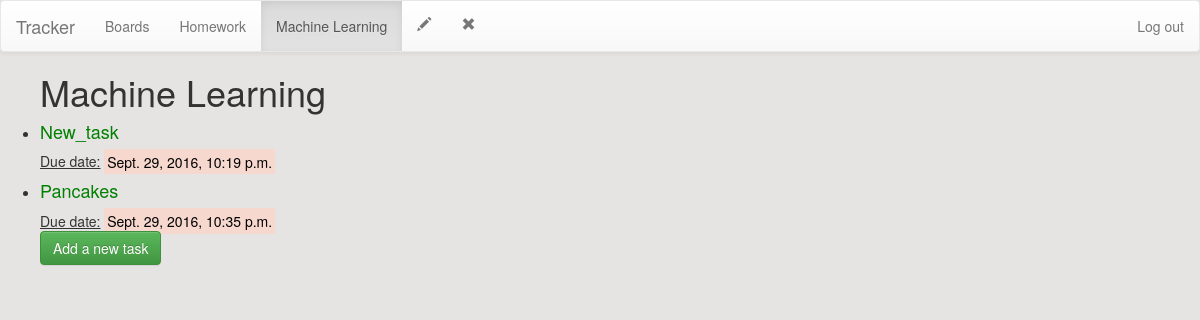
The app's page /1/lists/1/, older data.
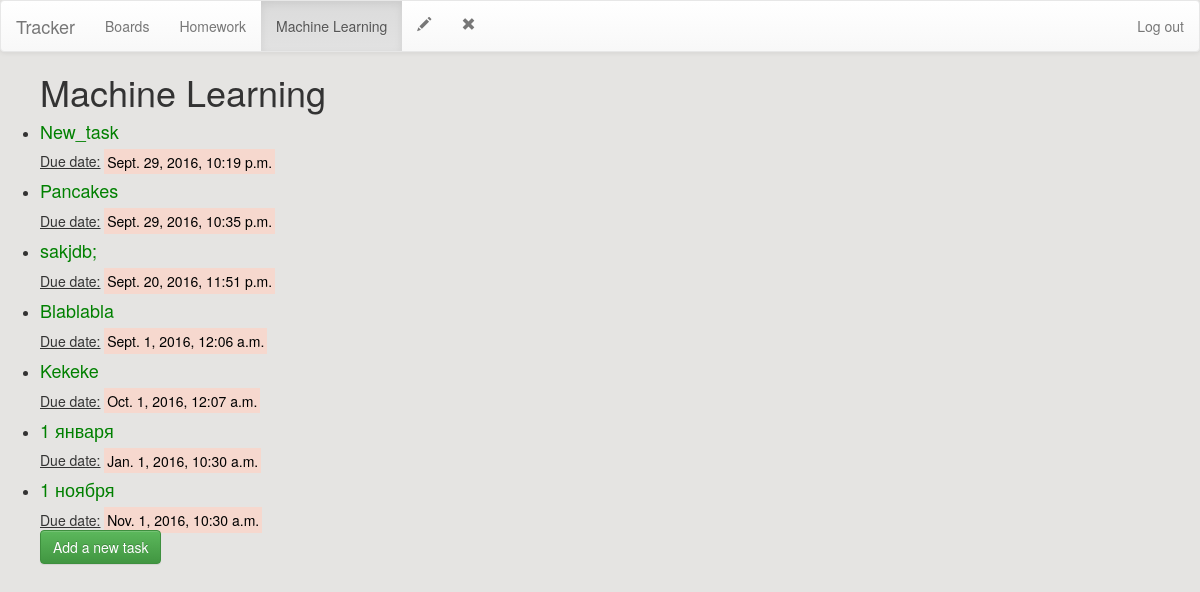
The same page, newer data.
### boards/models.py (models this page shows, shortened)
class Task(models.Model):
    task_list = models.ForeignKey(List, on_delete=models.CASCADE)
    task_text = models.CharField(max_length=200)
    pub_date = models.DateTimeField('date published')
    deadline = models.DateTimeField(default=datetime.now)
    executor = models.ForeignKey(User)

### boards/views.py (the view)
# urls.py: url(r'^(?P<board_id>[0-9]+)/lists/(?P<list_id>[0-9]+)/$', views.list_content, name='list_content'),
def list_content(request, board_id, list_id):
    list = get_object_or_404(List, pk=list_id)
    board = get_object_or_404(Board, pk=board_id)
    tasks = Task.objects.order_by('-deadline')
    return render(request, 'boards/list_content.html', {'board': board, 'list': list, 'tasks' : tasks})

### boards/templates/boards/list_content.html (shortened to what this page needs)
<body style="background:#E5E4E2">
<nav class="navbar navbar-default">
  <div class="container-fluid">
    <div class="navbar-header">
      <a class="navbar-brand" href="#">Tracker</a>
    </div>
  <ul class="nav navbar-nav">
    <li><a href="{% url 'boards:index' %}">Boards</a></li>
  </ul>
   <ul class="nav navbar-nav">
    <li><a href="{% url 'boards:board_content' board.id %}">{{ board.board_name }}</a></li>
  </ul>
   <ul class="nav navbar-nav">
    <li class="active"><a href="#">{{ list.list_name }}</a></li>
  </ul>
  <ul class="nav navbar-nav">
    <li><a href="{% url 'boards:list_edit' board.id list.id%}"><span class="glyphicon glyphicon-pencil"></span></a></li>
  </ul>
  <ul class="nav navbar-nav">
    <li><a href="{% url 'boards:list_remove' board.id list.id%}"><span class="glyphicon glyphicon-remove"></span></a></li>
  </ul>
  <ul class="nav navbar-nav navbar-right">
    <li><a href="{%url 'boards:logout' %}">Log out</a></li>
  </ul>
  </div>
</nav>
<ul><h1>{{ list.list_name }}</ul>
<link rel="stylesheet" href="//maxcdn.bootstrapcdn.com/bootstrap/3.2.0/css/bootstrap.min.css">
<link rel="stylesheet" href="//maxcdn.bootstrapcdn.com/bootstrap/3.2.0/css/bootstrap-theme.min.css">
<ul>
{% for task in list.task_set.all %}
    <li><a style=color:green href="{%url 'boards:task_content' board.id list.id task.id %}"><h4>{{ task.task_text }}</h4></a></li>
    <div class ="date"><u> Due date:</u> <mark style="background-color:#F6D8CE">{{ task.deadline}}</mark></div>
{% endfor %}
<a href="{%url 'boards:task_new' board.id list.id %}" button type="submit" class="btn btn-success">Add a new task</a>
</ul>
</body>

Row changes from the older to the newer data that the page shows:
added Task: task_text "sakjdb;", deadline "Sept. 20, 2016, 11:51 p.m."
added Task: task_text "Blablabla", deadline "Sept. 1, 2016, 12:06 a.m."
added Task: task_text "Kekeke", deadline "Oct. 1, 2016, 12:07 a.m."
added Task: task_text "1 января", deadline "Jan. 1, 2016, 10:30 a.m."
added Task: task_text "1 ноября", deadline "Nov. 1, 2016, 10:30 a.m."
